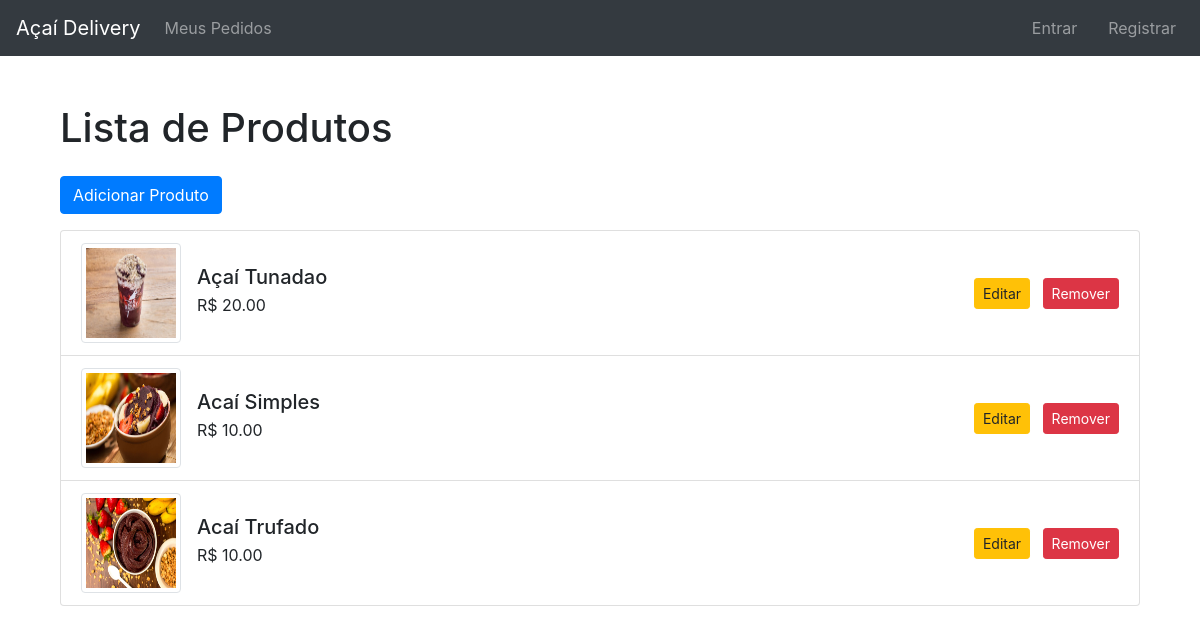
The page /produto/listar on the database as committed earlier.
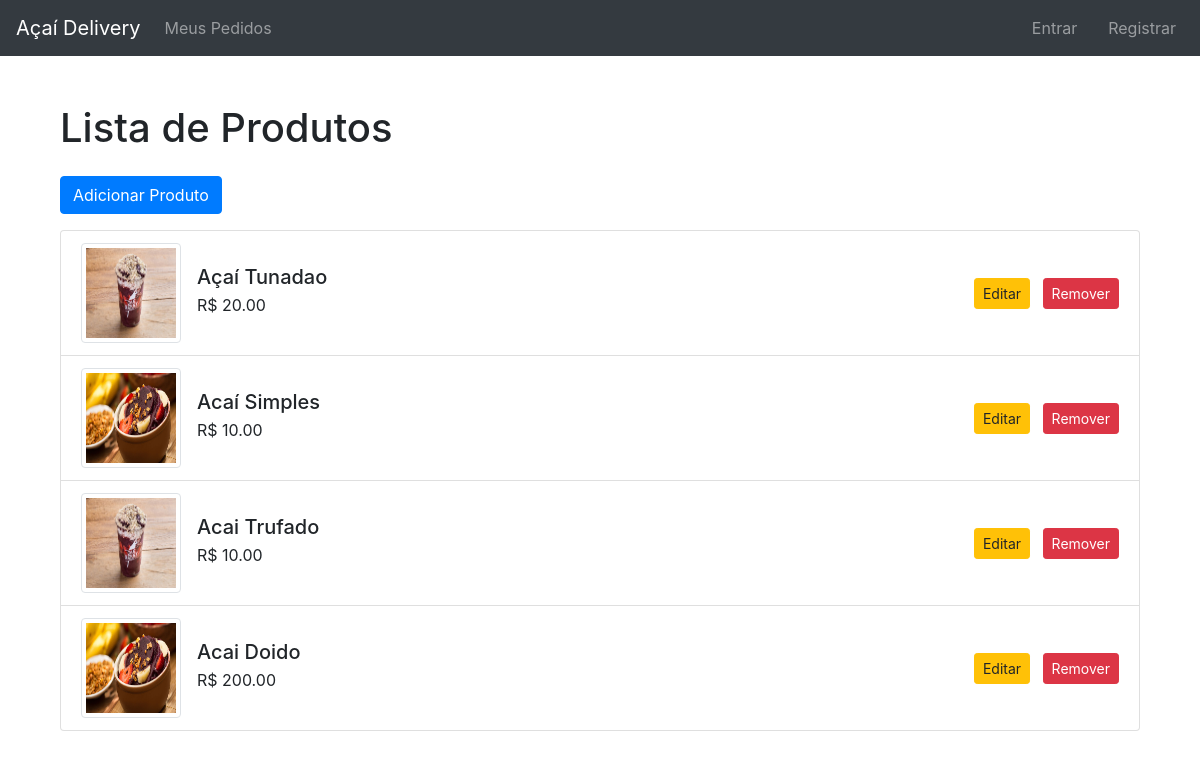
The same page on the database as committed later.
### produto/models.py (models this page shows, shortened)
class Produto(models.Model):
    nome = models.CharField(max_length=100)
    preco = models.DecimalField(max_digits=6, decimal_places=2)
    sabor = models.ManyToManyField(Sabor, blank=True)
    acompanhamentos = models.ManyToManyField(Acompanhamento, blank=True)
    imagem = models.ImageField(upload_to='images/produtos/', null=True, blank=True)

### produto/views.py (the view)
# urls.py: path('listar', views.ProdutoListView.as_view(), name= 'listar_produtos'),
class ProdutoListView(ListView):
    model = Produto
    template_name = "produto/listar_produtos.html"
    context_object_name = 'produtos'

### templates/produto/listar_produtos.html (shortened to what this page needs)
{% extends 'base.html' %}
{% block content %}
<div class="container mt-4">
    <h1 class="mb-4">Lista de Produtos</h1>
    <a href="{% url 'adicionar_produto' %}" class="btn btn-primary mb-3">Adicionar Produto</a>
    <ul class="list-group">
        {% for produto in produtos %}
            <li class="list-group-item d-flex align-items-center">
                {% if produto.imagem %}
                    <img src="{{ produto.imagem.url }}" alt="{{ produto.nome }}" class="img-thumbnail mr-3" style="width: 100px; height: 100px;">
                {% else %}
                    <span class="mr-3" style="width: 100px; height: 100px; display: block; background: #f0f0f0; border: 1px solid #ddd;">Sem imagem</span>
                {% endif %}
                <div class="flex-grow-1">
                    <h5 class="mb-1">{{ produto.nome }}</h5>
                    <p class="mb-1">R$ {{ produto.preco }}</p>
                </div>
                <span>
                    <a href="{% url 'editar_produto' produto.pk %}" class="btn btn-warning btn-sm">Editar</a>
                    <a href="{% url 'remover_produto' produto.id %}" class="btn btn-danger btn-sm ml-2">Remover</a>
                </span>
            </li>
        {% empty %}
            <li class="list-group-item">Nenhum produto disponível.</li>
        {% endfor %}
    </ul>
</div>
{% endblock %}

### templates/base.html (shortened to what this page needs)
<!DOCTYPE html>
<html lang="pt-BR">
<head>
    <link rel="stylesheet" href="https://stackpath.bootstrapcdn.com/bootstrap/4.5.2/css/bootstrap.min.css">
</head>
<body>
    <div class="content-wrapper">
        <nav class="navbar navbar-expand-lg navbar-dark bg-dark">
            <a class="navbar-brand" href="{% url 'listar_index' %}">Açaí Delivery</a>
            <div class="collapse navbar-collapse" id="navbarNav">
                <ul class="navbar-nav mr-auto">
                    <li class="nav-item">
                        <a class="nav-link" href="{% url 'meus_pedidos' %}">Meus Pedidos</a>
                    </li>
                </ul>
                <ul class="navbar-nav ml-auto">
                    {% if user.is_authenticated %}
                        <li class="nav-item">
                            <a class="nav-link" href="{% url 'logout' %}">Sair</a>
                        </li>
                    {% else %}
                        <li class="nav-item">
                            <a class="nav-link" href="{% url 'login' %}">Entrar</a>
                        </li>
                        <li class="nav-item">
                            <a class="nav-link" href="{% url 'register' %}">Registrar</a>
                        </li>
                    {% endif %}
                </ul>
            </div>
        </nav>
        <div class="container mt-4">
            {% block content %}{% endblock %}
        </div>
    </div>
</body>
</html>

### templates/base.html (style rules this page uses)
.content-wrapper { min-height: 100vh; display: flex; flex-direction: column; }
.container { margin-bottom: 60px; }
.navbar-nav .nav-item + .nav-item { margin-left: 15px; }

Rows that differ between the two databases and show on the page:
removed Produto: imagem (picture), nome "Acaí Trufado", preco "10.00"
added Produto: imagem (picture), nome "Acai Trufado", preco "10.00"
added Produto: imagem (picture), nome "Acai Doido", preco "200.00"
